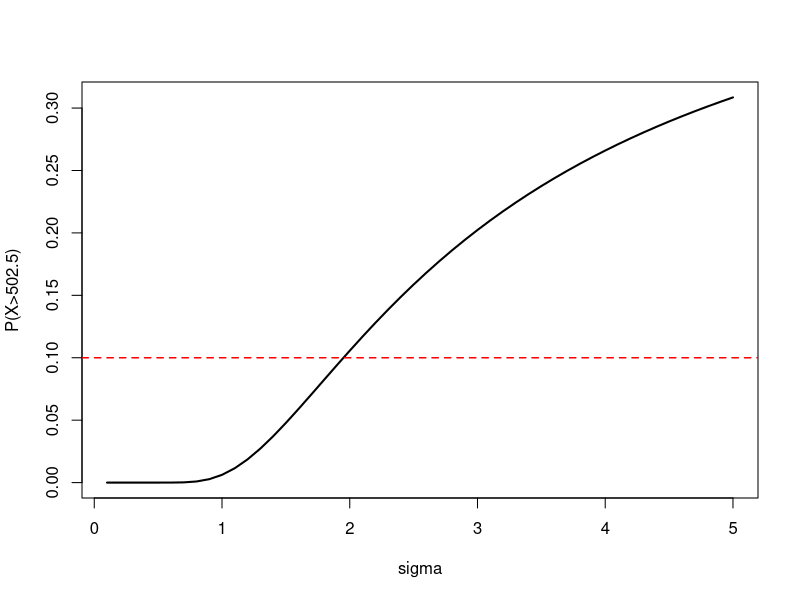

Reproduce this figure in R.
###########################################
# Exercise 2: Normal Distribution
###########################################

# Loading neccesary libraries
library(tidyverse)


# Assume that the amount of liquid filled in containers of a nominal value of 500 ml varies according a
# Normal distribution N($mu$ = 500; $sigma$ = 3).


# 1) How do you interpret the value of $mu$ = 500ml in this context?

# On average, the containers will be filled with 500ml. And we know that 95.45% of all containers
# will have between 494 and 506 ml (2 sigma from mean)


# 2) What is the probability that the volume filled in a container will fall below its nominal value by 1% or more?
pnorm(500*0.99, mean=500, sd=3)


# 3) Within which interval will the filling quantity of 99% of the containers lie?
qnorm(0.995, mean = 500, sd = 3)
qnorm(0.005, mean = 500, sd = 3)


# 4) The drug administration requests that in less than 10% cases the filling quantity deviates by more
# than 0.5% from the nominal value. Does the filling process described here meet this requirement?

1 - pnorm(500*1.005, mean=500, sd=3)
  # 20% higher than 10% limit


# 5) If the process does not meet the requirement, for which precision ($sigma$) of the process could the
# requirement be met?

# Graphic approach
sigma_seq <- seq(0.1,5, by=0.1)
x <- seq(450, 550, by=0.1)

plot(sigma_seq, 1 - pnorm(500*1.005, mean=500, sd=sigma_seq), 
     type="l", col="black", lwd=2, xlab="sigma", ylab="P(X>502.5)")
abline(h=0.1, col="red", lty=2, lwd=1.5)
locator()
# around 1.95



# Optimization approach (more elegant)

solving_sigma <- function(possible_sigmas){
  
  # Finding the P(X > 502.5) for different sigmas
  prob.dist <- (1 - pnorm(502.5, mean=500, sd=possible_sigmas))
  
  # We want to find the sigma where previuos probability is closer to 10%
  objective <- abs(prob.dist - 0.1)
  
  return(objective) }

# We optimize, finding minimum, for every possible value of sigma in (0,5) interval
ex9_optim <- optimize(solving_sigma, interval=c(0,5), maximum = FALSE)

# As in the graphic solution, the sigma that makes P(X > 502.5) < 10% is around 1.95
# more precisely: 1.95074
ex9_optim


# Checking:
1 - pnorm(500*1.005, mean=500, sd=1.95074)
# just below 10% :D


